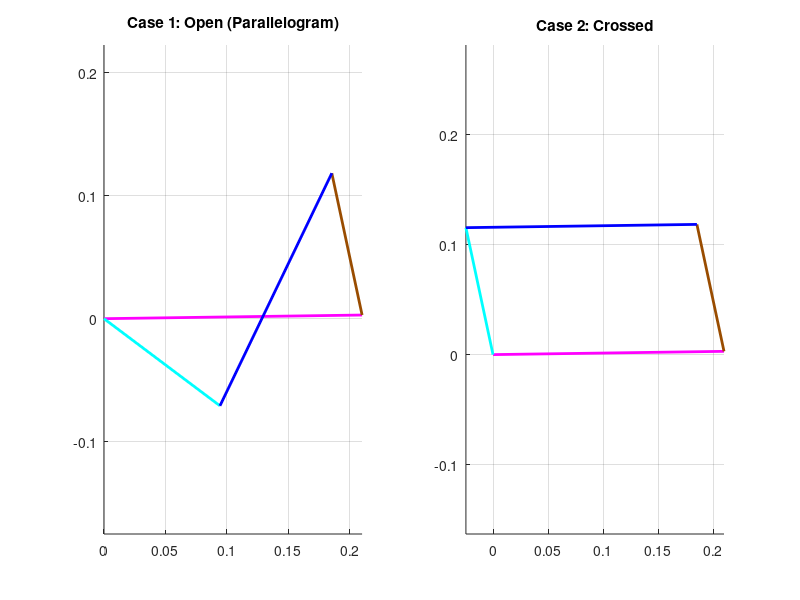

MATLAB code for this plot:
clear all
close all
clc

% ==========================================
% 1. PARAMETERS & INPUT
% ==========================================
L1 = 0.210; % Ground (Pink)
L2 = 0.118; % Crank (Cyan)
L3 = 0.210; % Coupler (Blue)
L4 = 0.118; % Rocker (Brown) - Input

d = L1;
a = L2;
b = L3;
c = L4;

theta4_deg = 102.05; 
offset_deg = 0.81;

offset = deg2rad(offset_deg);
% Global Input Angle for Link 4 (Brown)
q4_global = deg2rad(theta4_deg); 
% Note: Link 4 vector starts at O4, so angle is relative to Ground at O4

% ==========================================
% 2. CALCULATION (Geometric/Vector Method)
% ==========================================
% วิธีนี้แม่นยำที่สุดสำหรับแก้ปัญหา "ทิศทางผิด"
% Step 1: หาจุดปลายของ Link 4 (จุด B) และจุด O2, O4
O2 = 0 + 0i;
O4 = d * exp(1i * offset);

% จุด B (ปลาย Link 4) อ้างอิงจาก O4
R4_vec = c * exp(1i * (q4_global)); % มุม Global
Point_B = O4 + R4_vec;

% Step 2: หาจุด A (ปลาย Link 2)
% จุด A ต้องอยู่ห่างจาก O2 เป็นระยะ 'a' (Link 2)
% และต้องอยู่ห่างจาก B เป็นระยะ 'b' (Link 3)
% นี่คือปัญหาหาจุดตัดวงกลม (Intersection of two circles)

dist_O2_B = abs(Point_B - O2); % ระยะห่างจาก O2 ถึง B
angle_O2_B = angle(Point_B - O2); % มุมของเส้นตรง O2-B

% กฎของโคไซน์ (Law of Cosines) บนสามเหลี่ยม O2-A-B
% a^2 + dist^2 - b^2 = 2 * a * dist * cos(alpha)
cos_alpha = (a^2 + dist_O2_B^2 - b^2) / (2 * a * dist_O2_B);

% ตรวจสอบว่าเป็นไปได้หรือไม่ (Real Mechanism Check)
if abs(cos_alpha) > 1
    disp('Error: Mechanism cannot be assembled with these lengths/angles.');
    return;
end

alpha = acos(cos_alpha);

% คำตอบมี 2 กรณี (Open และ Crossed)
% Case 1: Theta 2 (Open) -> ลบมุม alpha (ตาม convention ของลูปนี้)
theta2_sol1 = angle_O2_B - alpha; 

% Case 2: Theta 2 (Crossed) -> บวกมุม alpha
theta2_sol2 = angle_O2_B + alpha;

% คำนวณ Theta 3 ตาม Vector Loop
% R3 = B - A
Point_A1 = a * exp(1i * theta2_sol1);
R3_vec1 = Point_B - Point_A1;
theta3_sol1 = angle(R3_vec1);

Point_A2 = a * exp(1i * theta2_sol2);
R3_vec2 = Point_B - Point_A2;
theta3_sol2 = angle(R3_vec2);

% --- กำหนดค่า Output (สลับตามความเหมาะสมของรูปกราฟ) ---
% ปกติ Sol1 จะเป็น Open สำหรับ Configuration นี้
T2_Open = theta2_sol1;
T3_Open = theta3_sol1;

T2_Cross = theta2_sol2;
T3_Cross = theta3_sol2;

% ==========================================
% 3. PLOTTING
% ==========================================
% Vector Definitions for Plotting

% Ground
R_Ground = O4; % Vector from O2 to O4

% --- Case 1: Open ---
R2_Op = a * exp(1i * T2_Open);
R4_Op = R4_vec; % จาก O4
R3_Op = Point_B - R2_Op;

% --- Case 2: Crossed ---
R2_Cr = a * exp(1i * T2_Cross);
R4_Cr = R4_vec;
R3_Cr = Point_B - R2_Cr;

figure(1); clf;

% Subplot 1: Open Case
subplot(1,2,1); hold on; grid on; axis equal;
title('Case 1: Open (Parallelogram)');
% Plot Ground (Pink)
plot([0 real(O4)], [0 imag(O4)], 'm-', 'LineWidth', 2);
% Plot Link 2 (Cyan)
plot([0 real(R2_Op)], [0 imag(R2_Op)], 'c-', 'LineWidth', 2);
% Plot Link 4 (Brown) - Start at O4
plot([real(O4) real(O4)+real(R4_Op)], [imag(O4) imag(O4)+imag(R4_Op)], 'Color', [0.6 0.3 0], 'LineWidth', 2);
% Plot Link 3 (Blue) - Connect A to B
plot([real(R2_Op) real(Point_B)], [imag(R2_Op) imag(Point_B)], 'b-', 'LineWidth', 2);

% Subplot 2: Crossed Case
subplot(1,2,2); hold on; grid on; axis equal;
title('Case 2: Crossed');
% Plot Ground (Pink)
plot([0 real(O4)], [0 imag(O4)], 'm-', 'LineWidth', 2);
% Plot Link 2 (Cyan)
plot([0 real(R2_Cr)], [0 imag(R2_Cr)], 'c-', 'LineWidth', 2);
% Plot Link 4 (Brown)
plot([real(O4) real(O4)+real(R4_Cr)], [imag(O4) imag(O4)+imag(R4_Cr)], 'Color', [0.6 0.3 0], 'LineWidth', 2);
% Plot Link 3 (Blue)
plot([real(R2_Cr) real(Point_B)], [imag(R2_Cr) imag(Point_B)], 'b-', 'LineWidth', 2);

% --- DISPLAY RESULTS ---
disp('======================================');
disp(['Loop 1 Analysis (Input Theta4 = ' num2str(theta4_deg) ' deg)']);
disp('======================================');
disp('--- CASE 1 (OPEN) ---');
disp(['  Link 2 (Cyan):  ', num2str(rad2deg(T2_Open) )]); % Global Angle
disp(['  Link 3 (Blue):  ', num2str(rad2deg(T3_Open) )]);
disp(' ');
disp('--- CASE 2 (CROSSED) ---');
disp(['  Link 2 (Cyan):  ', num2str(rad2deg(T2_Cross) )]);
disp(['  Link 3 (Blue):  ', num2str(rad2deg(T3_Cross) )]);
